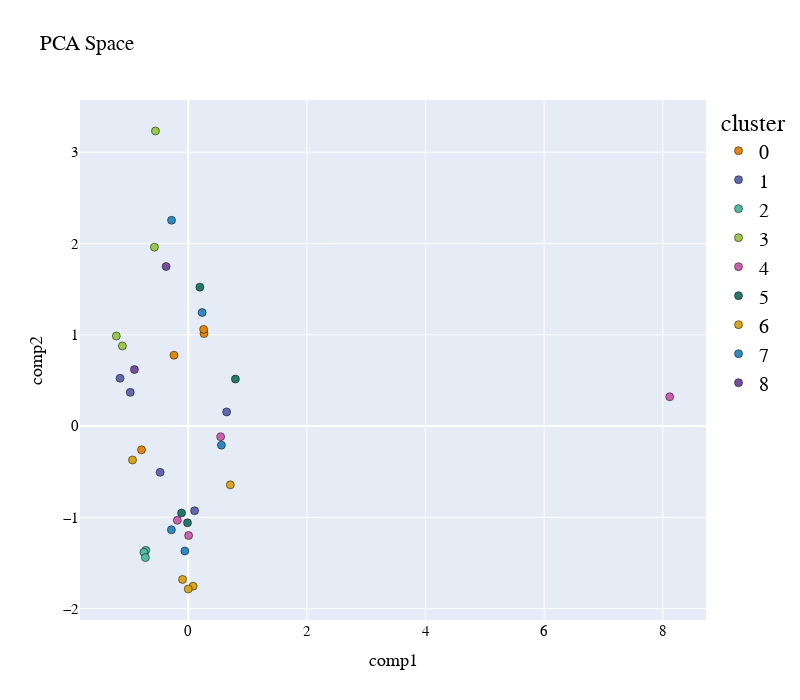

Notebook source saved alongside this figure:
### Code cell
pca_2d_object, df_pca_2d = get_pca_2d(data_no_outliers, clusters_predict)
plot_pca_2d(df_pca_2d, title = "PCA Space", opacity=1, width_line = 0.5)

### Figure 1 — Plotly figure (JSON) as saved in the notebook; plotly's stock layout.template omitted (floating-point values rounded to 4 significant figures)
{"data": [{"hovertemplate": "cluster=0<br>comp1=%{x}<br>comp2=%{y}<extra></extra>", "legendgroup": "0", "marker": {"color": "rgb(229, 134, 6)", "line": {"color": "black", "width": 0.5}, "opacity": 1, "size": 8, "symbol": "circle"}, "mode": "markers", "name": "0", "orientation": "v", "showlegend": true, "type": "scatter", "x": [-0.2412, -0.7877, 0.2655, 0.2591], "xaxis": "x", "y": [0.7765, -0.2597, 1.013, 1.059], "yaxis": "y"}, {"hovertemplate": "cluster=1<br>comp1=%{x}<br>comp2=%{y}<extra></extra>", "legendgroup": "1", "marker": {"color": "rgb(93, 105, 177)", "line": {"color": "black", "width": 0.5}, "opacity": 1, "size": 8, "symbol": "circle"}, "mode": "markers", "name": "1", "orientation": "v", "showlegend": true, "type": "scatter", "x": [-1.15, -0.9777, 0.6468, -0.4743, 0.1066], "xaxis": "x", "y": [0.5241, 0.3697, 0.1555, -0.5066, -0.927], "yaxis": "y"}, {"hovertemplate": "cluster=2<br>comp1=%{x}<br>comp2=%{y}<extra></extra>", "legendgroup": "2", "marker": {"color": "rgb(82, 188, 163)", "line": {"color": "black", "width": 0.5}, "opacity": 1, "size": 8, "symbol": "circle"}, "mode": "markers", "name": "2", "orientation": "v", "showlegend": true, "type": "scatter", "x": [-0.7158, -0.7479, -0.7229], "xaxis": "x", "y": [-1.361, -1.382, -1.44], "yaxis": "y"}, {"hovertemplate": "cluster=3<br>comp1=%{x}<br>comp2=%{y}<extra></extra>", "legendgroup": "3", "marker": {"color": "rgb(153, 201, 69)", "line": {"color": "black", "width": 0.5}, "opacity": 1, "size": 8, "symbol": "circle"}, "mode": "markers", "name": "3", "orientation": "v", "showlegend": true, "type": "scatter", "x": [-1.111, -1.213, -0.5536, -0.5708], "xaxis": "x", "y": [0.8778, 0.9867, 3.233, 1.96], "yaxis": "y"}, {"hovertemplate": "cluster=4<br>comp1=%{x}<br>comp2=%{y}<extra></extra>", "legendgroup": "4", "marker": {"color": "rgb(204, 97, 176)", "line": {"color": "black", "width": 0.5}, "opacity": 1, "size": 8, "symbol": "circle"}, "mode": "markers", "name": "4", "orientation": "v", "showlegend": true, "type": "scatter", "x": [8.117, 0.546, 0.005779, -0.1847], "xaxis": "x", "y": [0.3213, -0.116, -1.198, -1.032], "yaxis": "y"}, {"hovertemplate": "cluster=5<br>comp1=%{x}<br>comp2=%{y}<extra></extra>", "legendgroup": "5", "marker": {"color": "rgb(36, 121, 108)", "line": {"color": "black", "width": 0.5}, "opacity": 1, "size": 8, "symbol": "circle"}, "mode": "markers", "name": "5", "orientation": "v", "showlegend": true, "type": "scatter", "x": [0.7947, -0.01321, -0.1141, 0.1959], "xaxis": "x", "y": [0.5152, -1.06, -0.9519, 1.522], "yaxis": "y"}, {"hovertemplate": "cluster=6<br>comp1=%{x}<br>comp2=%{y}<extra></extra>", "legendgroup": "6", "marker": {"color": "rgb(218, 165, 27)", "line": {"color": "black", "width": 0.5}, "opacity": 1, "size": 8, "symbol": "circle"}, "mode": "markers", "name": "6", "orientation": "v", "showlegend": true, "type": "scatter", "x": [0.08172, -0.000204, -0.9401, -0.09608, 0.7089], "xaxis": "x", "y": [-1.754, -1.785, -0.3712, -1.68, -0.6435], "yaxis": "y"}, {"hovertemplate": "cluster=7<br>comp1=%{x}<br>comp2=%{y}<extra></extra>", "legendgroup": "7", "marker": {"color": "rgb(47, 138, 196)", "line": {"color": "black", "width": 0.5}, "opacity": 1, "size": 8, "symbol": "circle"}, "mode": "markers", "name": "7", "orientation": "v", "showlegend": true, "type": "scatter", "x": [-0.05716, -0.2844, 0.2338, -0.2821, 0.5586], "xaxis": "x", "y": [-1.368, -1.136, 1.244, 2.255, -0.2085], "yaxis": "y"}, {"hovertemplate": "cluster=8<br>comp1=%{x}<br>comp2=%{y}<extra></extra>", "legendgroup": "8", "marker": {"color": "rgb(118, 78, 159)", "line": {"color": "black", "width": 0.5}, "opacity": 1, "size": 8, "symbol": "circle"}, "mode": "markers", "name": "8", "orientation": "v", "showlegend": true, "type": "scatter", "x": [-0.3741, -0.908], "xaxis": "x", "y": [1.748, 0.6193], "yaxis": "y"}], "layout": {"autosize": false, "font": {"color": "black", "family": "Gilroy", "size": 15}, "height": 700, "legend": {"font": {"size": 20}, "title": {"font": {"family": "Times New Roman"}, "text": "cluster"}, "tracegroupgap": 0}, "scene": {"xaxis": {"title": {"font": {"color": "black"}, "text": "comp1"}}, "yaxis": {"title": {"font": {"color": "black"}, "text": "comp2"}}}, "showlegend": true, "title": {"text": "PCA Space"}, "width": 800, "xaxis": {"anchor": "y", "domain": [0, 1], "title": {"text": "comp1"}}, "yaxis": {"anchor": "x", "domain": [0, 1], "title": {"text": "comp2"}}}}
